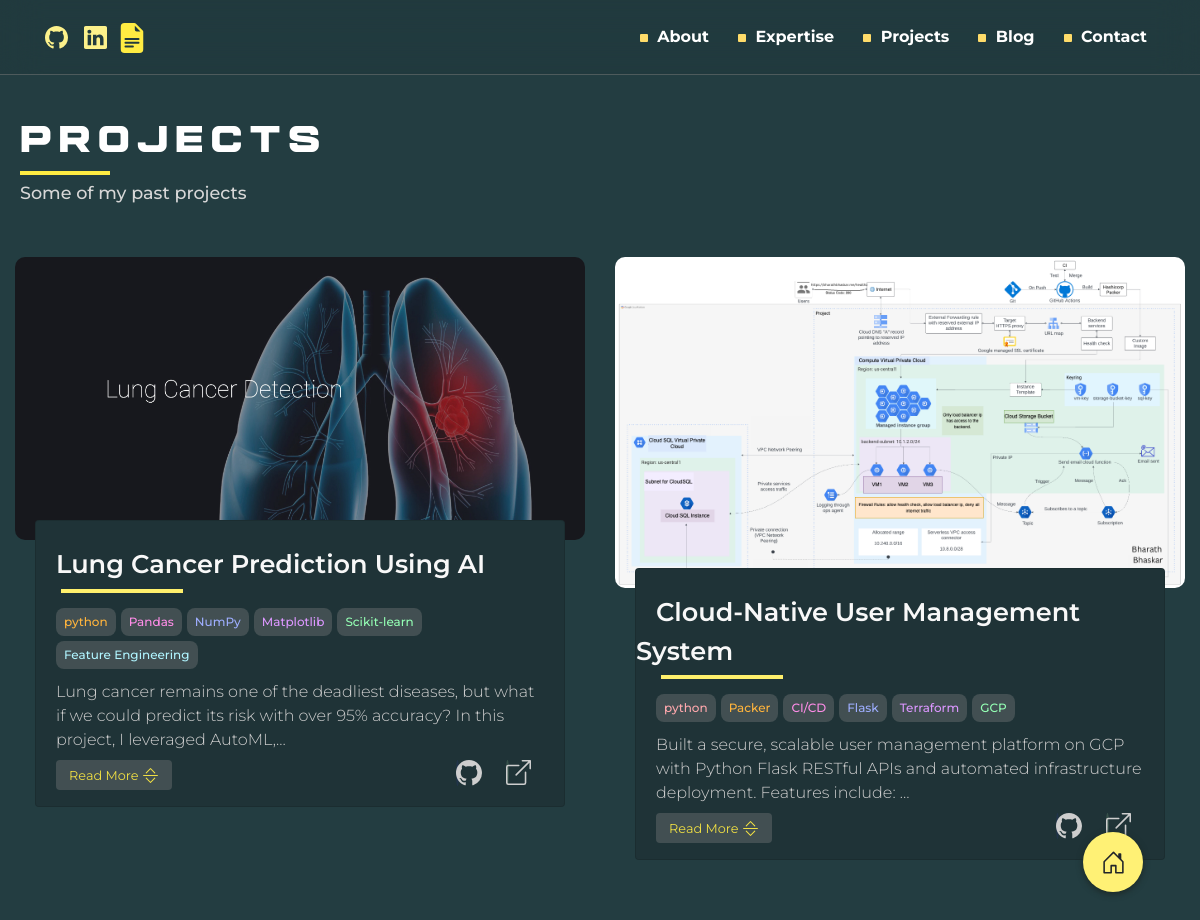
/projects/, run on the app's committed database.
### projects_app/models.py (models this page shows, shortened)
class Project(models.Model):
    title = models.CharField(max_length=100)
    description = models.TextField()
    thumbnail = models.ImageField(upload_to="project")
    tags = models.ManyToManyField(ProjectTag, null=True, blank=True)
    github = models.URLField(null=True , blank=True)
    live = models.URLField(null=True, blank=True)
    featured = models.BooleanField(default=False)
    demoUsername = models.CharField(max_length=250, null= True, blank= True )
    demoPassword = models.CharField(max_length=250, null= True, blank= True)
    ordering = models.IntegerField( unique = True , null= True , blank = True   )
    date_added = models.DateTimeField(auto_now_add=True, blank=True,null=True)

class ProjectTag(models.Model):
    name = models.CharField(max_length=250)

### projects_app/views.py (the view)
# urls.py: path('',views.all_projects,name="all_projects"),  # display all projects
def all_projects(request):
    projects = Project.objects.all().order_by("date_added")[::-1]
    context = {"projects":projects}
    return render(request,"projects_app/projects_list.html" ,context)

### projects_app/templates/projects_app/projects_list.html (shortened to what this page needs)
{% extends 'main_app/base.html' %}
{% load static %}
{% block content %}
<section class="project py-5" id="project">
    <div class="container-fluid project-container">
        <div>
            <h2 id="sections" style="margin-left: 5px; color: white; margin-top: 0cm; margin-bottom: 0cm">Projects</h2>
            <div style="width: 100px; overflow: hidden">
                <hr style="color: #ffec42; border: 2px #ffec42 solid; opacity: 1; margin: 5px" />
            </div>
            <p style="margin-left: 5px; color: rgb(215, 215, 215); margin-top: 0cm; margin-bottom: 3px; font-size: 1.1rem">Some of my past projects</p>
            <br /><br />
            <div class="row">
              {% for project in projects %}
              <div class="col-md-6">
                <div class="img-wrapper">
                  <img style="border-radius: 10px ;" src="{{project.thumbnail.url}}" class="img-fluid" alt="project image | cape town freelancer">
                </div>
                <div class="justify-content-center d-flex" style="position: relative;top: -20px;">
                  <div class="card"
                    style="width:93% !important; background-color: #1f3337 ; border-radius: 4px;">
                    <div style="min-height: 200px;overflow: hidden;"><br>
                      <a style="color:rgb(248, 248, 248);margin-left: 20px;margin-right: 20px;font-size: 1.6rem;font-weight: 600;"
                        href="{{project.live}}">
                        {{project.title}}
                      </a>
                      <div style="width:25%;overflow:hidden;margin-left: 20px;margin-bottom: 10px ; ">
                        <hr style="color: #ffef64 ;border: 2px #fff06c solid ; opacity: 1;margin:5px ">
                      </div>
                      <div class="d-flex tags" style="margin-left: 20px;margin-bottom: 6px; flex-wrap: wrap; ">
                        {% for tag in project.tags.all %}
                        <div style="margin:0" >
                          <div  style="background-color: #8b8b8b53 ; border-radius: 8px;margin-right: 5px;">
                            <p class="d-flex justify-content-center" style="margin-bottom: 5px;padding:5px 8px;font-size: 0.75rem; color: {% cycle '#ffb43c' '#ff8de8' '#9eaeff' '#dc97ff' '#94ffb4' '#b0f5ff' '#ffa8ad' %};">{{tag.name}}</p>
                          </div>
                        </div>
                      {% endfor %}
                    </div>
                      <p id="less-description{{project.id}}"
                        style="margin-left: 20px;margin-right: 20px;margin-bottom: 8px;color:rgb(206, 206, 206); font-size: 1rem;"
                        class="lead">
                        {{project.description|safe|truncatechars:"150"}}
                      </p>
                    </div>
                    <div class="d-flex" style="margin-top: 0cm;width: 100% !important;">
                      <button
                        id="more_btn{{project.id}}"
                        onclick="myFunction('{{project.id}}')"
                        style="margin-left: 20px;margin-bottom: 8px;width:152px;height: 30px; border-width: 1px !important; background-color: #8b8b8b53;border: none;color: #ffec42ec;"
                        class="btn-outline-warning expand_btn rounded">
                        <small> Read More </small>
                      </button>
                      <div class="d-flex justify-content-end" style="width: 100% !important; padding-bottom: 20px;">
                        <div class="col-1">
                          <div class="rounded-circle" style="background-color: #3c45ff17;">
                            <a style="color:#cecece" href="{{project.github}}">
                              <div type="button" data-bs-toggle="tooltip" data-bs-placement="top" data-bs-html="true"
                                title="View Code on <b>Github</b>">
                              </div>
                            </a>
                          </div>
                        </div>
                        <div class="col-1" style="margin-right:40px">
                          <div class="rounded-circle" style="background-color: rgba(186, 251, 182, 0.15);">
                            <a style="color: #cecece;font-weight:700;text-decoration: none;" href="{{project.live}}">
                              <div type="button" data-bs-toggle="tooltip" data-bs-placement="top" data-bs-html="true"
                                title="View Live Website ">
                              </div>
                            </a>
                          </div>
                        </div>
                      </div>
                    </div>
                  </div>
                </div>
              </div>
              {% endfor %}
            </div>
        </div>
    </div>
</section>
<footer style="height: 6rem; bottom: 0; position: fixed; width: 100%; margin-top: 2rem; ">
  <div style="width:93%" class="container-fluid">
      <div class="d-flex justify-content-end">
          <a style="color: #292929 !important;" href="{% url 'main_app:homePage' %}">
            <button style="height: 60px;width: 60px;background-color: #fff175;box-shadow: 0 2px 6px rgb(28, 40, 37);" class="btn rounded-circle" >
            </button>
          </a>
      </div>
  </div>
</footer>
{% endblock content %}

### main_app/templates/main_app/base.html (shortened to what this page needs)
<!DOCTYPE html>
<html lang="en">
    <head>
        {% load static %} {% load bootstrap5 %} {% bootstrap_css %} {% bootstrap_javascript %}
        <link rel="stylesheet" href="{% static 'css/bootstrap.min.css' %}" />
        <link rel="stylesheet" href="{% static 'css/main.css' %}" />
        <link rel="stylesheet" href="{% static 'css/highlight.css' %}" />
    </head>
    <nav class="navbar navbar-expand-lg fixed-top" style="height: 75px">
        <div class="container" style="width: 100%">
            <div class="navbar-brand" id="media-icons" style="display: flex">
                <a style="margin-right: 1rem" href="https://github.com/bharathbhaskr">
                </a>
                <a href="https://www.linkedin.com/in/bharathbhaskar99">
                </a>
    <a href="{{ resume.0.resume_file.url }}" target="_blank" rel="noopener noreferrer" style="margin-left: 10px;">
    </a>
            </div>
            <div id="nav-menu" class="d-none d-lg-block">
                <div style="padding-left: 280px">
                    <ul class="navbar-nav me-auto mb-2 mb-lg-0">
                        <li class="nav-item">
                            <a style="color: white" class="nav-link" href="{% url 'main_app:homePage' %}#about">
                                <span>
                                    <svg xmlns="http://www.w3.org/2000/svg" width="8" height="8" fill="currentColor" class="bi bi-square-fill text-warning" viewBox="0 0 16 16">
                                    <path d="M0 2a2 2 0 0 1 2-2h12a2 2 0 0 1 2 2v12a2 2 0 0 1-2 2H2a2 2 0 0 1-2-2V2z"/>
                                  </svg>
                                </span>
                                About </a>
                        </li>
                        <li class="nav-item">
                            <a style="color: white" class="nav-link" href="{% url 'main_app:homePage' %}#skills">
                                <span>
                                    <svg xmlns="http://www.w3.org/2000/svg" width="8" height="8" fill="currentColor" class="bi bi-square-fill text-warning" viewBox="0 0 16 16">
                                    <path d="M0 2a2 2 0 0 1 2-2h12a2 2 0 0 1 2 2v12a2 2 0 0 1-2 2H2a2 2 0 0 1-2-2V2z"/>
                                  </svg>
                                </span> Expertise</a>
                        </li>
                        <li class="nav-item">
                            <a style="color: white" class="nav-link" href="{% url 'main_app:homePage' %}#project">
                                <span>
                                    <svg xmlns="http://www.w3.org/2000/svg" width="8" height="8" fill="currentColor" class="bi bi-square-fill text-warning" viewBox="0 0 16 16">
                                    <path d="M0 2a2 2 0 0 1 2-2h12a2 2 0 0 1 2 2v12a2 2 0 0 1-2 2H2a2 2 0 0 1-2-2V2z"/>
                                  </svg>
                                </span>
                                Projects</a>
                        </li>
                        <li class="nav-item">
                            <a style="color: white" class="nav-link" href="{% url 'main_app:homePage' %}#blog">
                                <span>
                                    <svg xmlns="http://www.w3.org/2000/svg" width="8" height="8" fill="currentColor" class="bi bi-square-fill text-warning" viewBox="0 0 16 16">
                                    <path d="M0 2a2 2 0 0 1 2-2h12a2 2 0 0 1 2 2v12a2 2 0 0 1-2 2H2a2 2 0 0 1-2-2V2z"/>
                                  </svg>
                                </span> Blog
                            </a>
                        </li>
                        <li class="nav-item">
                            <a style="color: white" class="nav-link" href="{% url 'main_app:homePage' %}#contact">
                                <span>
                                    <svg xmlns="http://www.w3.org/2000/svg" width="8" height="8" fill="currentColor" class="bi bi-square-fill text-warning" viewBox="0 0 16 16">
                                    <path d="M0 2a2 2 0 0 1 2-2h12a2 2 0 0 1 2 2v12a2 2 0 0 1-2 2H2a2 2 0 0 1-2-2V2z"/>
                                  </svg>
                                </span> Contact</a>
                        </li>
                    </ul>
                </div>
            </div>
        </div>
    </nav>
    {% block content %}{% endblock content %}
</html>

### static/css/main.css (style rules this page uses)
.text-warning { color: #ffdc6a !important; margin-right: 5px; }
section { background-color: #233d41; }
#sections { font-family: "Titles"; font-size: 2.5rem; letter-spacing: 7px; }
ul { margin: 0; padding: 0; }
ul li { list-style: none; }
a { font-weight: normal; text-decoration: none !important; transition: all 0.4s ease; }
h1, h2, h3, h4, h5, h6 { font-weight: bold; letter-spacing: -1px; }
h2 { color: #ffffff; font-size: 2.4em; font-weight: bold; }
p { color: #e8e8e8 ; }
.nav-link { font-weight: bold; font-size: 16px; overflow: hidden; }
.nav-link span { position: relative; display: inline-block; transition: transform 0.3s; }
.nav-link span:before { position: absolute; top: 100%; content: attr(data-hover); transform: translate3d(0, 0, 0); }

### main_app/templates/main_app/base.html (style rules this page uses)
#media-icons a { color: #fcf18b !important; }
.navbar { background-color: #1a2c2f23; backdrop-filter: blur(20px); -webkit-backdrop-filter: blur(10px); border-bottom: 1px rgba(128, 128, 128, 0.468) solid; }
#nav-menu { background-color: #16282b00; }
.nav-link { cursor: pointer; }

### data on the page
Project: thumbnail (picture), title "Lung Cancer Prediction Using AI", description "Lung cancer remains one of the deadliest diseases, but what if we could predict its risk with over 95% accuracy? In this project, I leveraged AutoML,…"
ProjectTag: name "python"
ProjectTag: name "Pandas"
ProjectTag: name "NumPy"
ProjectTag: name "Matplotlib"
ProjectTag: name "Scikit-learn"
ProjectTag: name "Feature Engineering"
Project: thumbnail (picture), title "Cloud-Native User Management System", description "Built a secure, scalable user management platform on GCP with Python Flask RESTful APIs and automated infrastructure deployment. Features include: …"
ProjectTag: name "Packer"
ProjectTag: name "CI/CD"
ProjectTag: name "Flask"
ProjectTag: name "Terraform"
ProjectTag: name "GCP"
